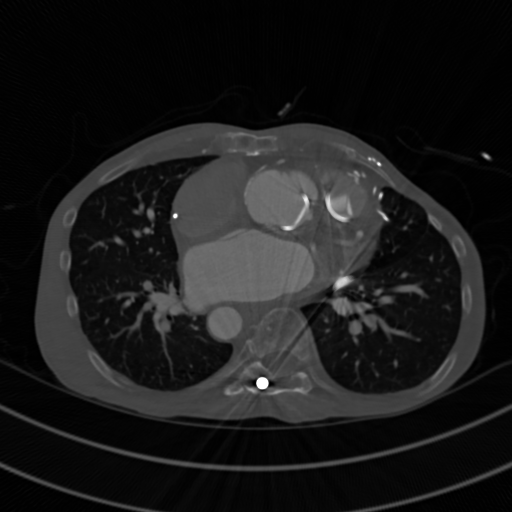
#> input picture imenhancement/Figures/imageinverse_input.png, 512 x 512 px
$ python image_inverse.py
#> lines starting #> are read from the running program, lines starting #| are printed output that depends on the picture
import cv2


# Opening the image.
im = cv2.imread('../Figures/imageinverse_input.png')
#> im is the input picture: shape (512, 512, 3); min 0, max 255, mean 26.9
# Performing the inversion operation
im2 = 255 - im
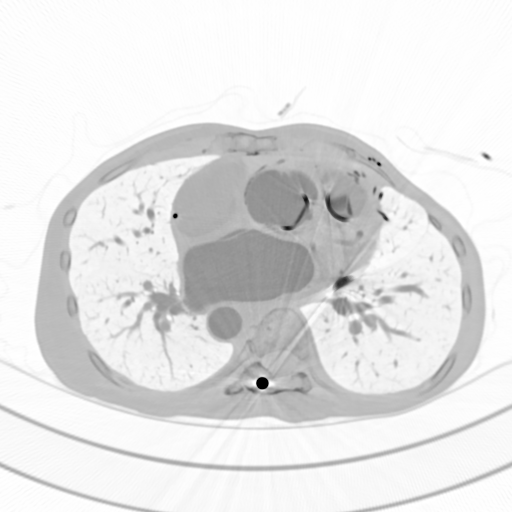
#> im2: shape (512, 512, 3); min 0, max 255, mean 228.1
# Saving the image as imageinverse_output.png in
# Figures folder.
cv2.imwrite('../Figures/imageinverse_output.png', im2)

$ run again, with imenhancement/Figures/bse.png copied over imenhancement/Figures/imageinverse_input.png
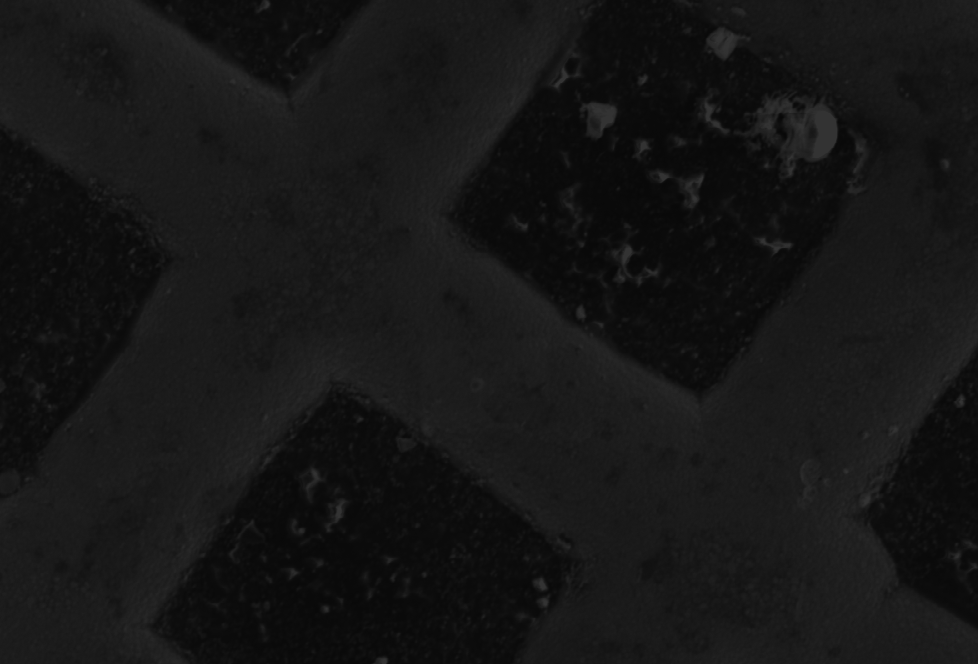
#> input picture imenhancement/Figures/bse.png, 978 x 664 px
#> im is the input picture: shape (664, 978, 3); min 7, max 51, mean 22.1
#> `im2 = 255 - im`:
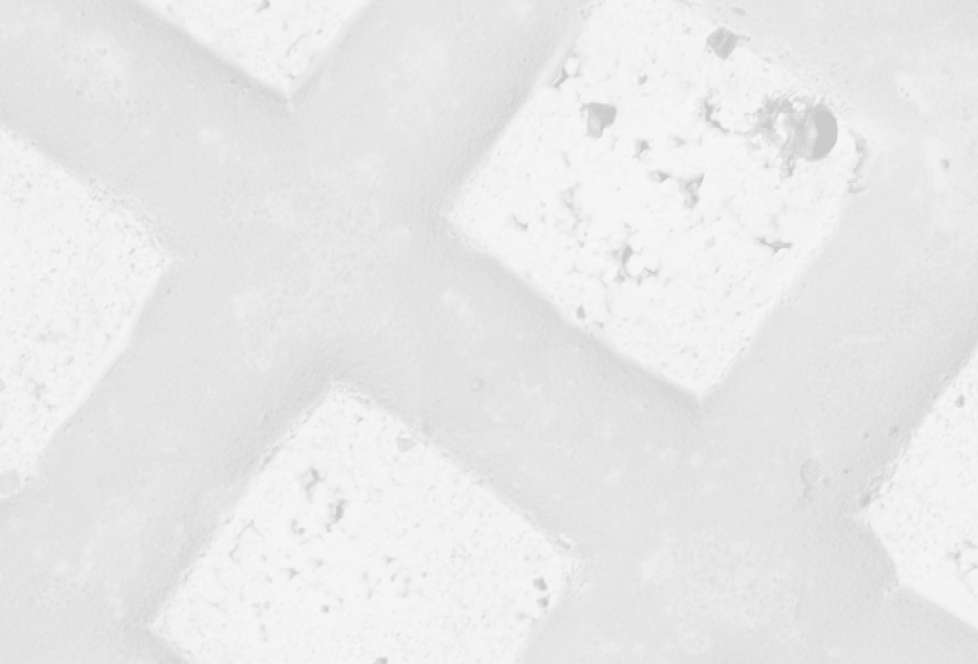
#> im2: shape (664, 978, 3); min 204, max 248, mean 232.9
